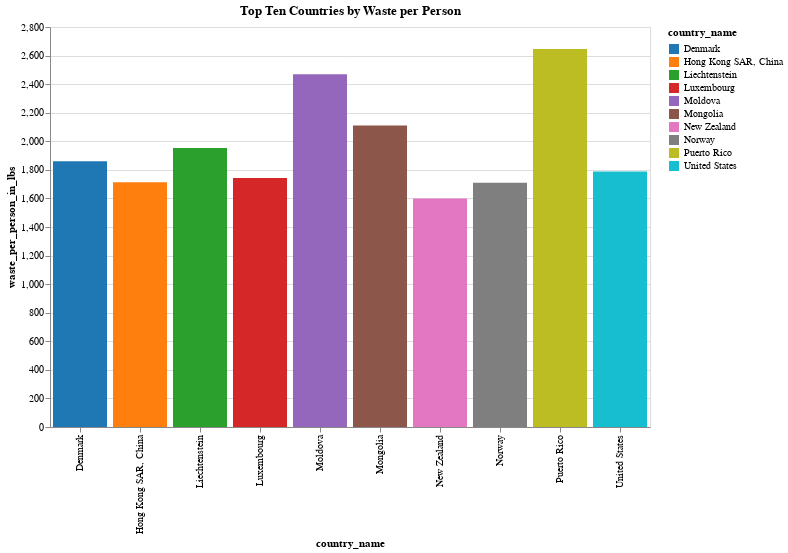

Here is the notebook cell this chart was saved with:
### Code cell
top_10 = world_df.nlargest(10, "waste_per_person_in_lbs")[["country_name", "waste_per_person_in_lbs"]]

# Build the line chart
chart = alt.Chart(top_10).mark_bar().encode(
    x='country_name:N',
    y='waste_per_person_in_lbs:Q',
    color=alt.Color('country_name:N', scale=alt.Scale(scheme='category10')),
    text=alt.Text('waste_per_person_in_lbs:Q', format='.1f')

).properties(
    title='Top Ten Countries by Waste per Person',
    width=600,
    height=400
)

chart

### Figure 1 — Vega-Lite specification as saved in the notebook (floating-point values rounded to 4 significant figures)
{"$schema": "https://vega.github.io/schema/vega-lite/v4.17.0.json", "config": {"view": {"continuousHeight": 300, "continuousWidth": 400}}, "data": {"name": "data-a46d82c51b71c7025b0624792fd11273"}, "datasets": {"data-a46d82c51b71c7025b0624792fd11273": [{"country_name": "Puerto Rico", "waste_per_person_in_lbs": 2647.0}, {"country_name": "Moldova", "waste_per_person_in_lbs": 2469.0}, {"country_name": "Mongolia", "waste_per_person_in_lbs": 2111.0}, {"country_name": "Liechtenstein", "waste_per_person_in_lbs": 1953.0}, {"country_name": "Denmark", "waste_per_person_in_lbs": 1860.0}, {"country_name": "United States", "waste_per_person_in_lbs": 1789.0}, {"country_name": "Luxembourg", "waste_per_person_in_lbs": 1743.0}, {"country_name": "Hong Kong SAR, China", "waste_per_person_in_lbs": 1713.0}, {"country_name": "Norway", "waste_per_person_in_lbs": 1710.0}, {"country_name": "New Zealand", "waste_per_person_in_lbs": 1599.0}]}, "encoding": {"color": {"field": "country_name", "scale": {"scheme": "category10"}, "type": "nominal"}, "text": {"field": "waste_per_person_in_lbs", "format": ".1f", "type": "quantitative"}, "x": {"field": "country_name", "type": "nominal"}, "y": {"field": "waste_per_person_in_lbs", "type": "quantitative"}}, "height": 400, "mark": "bar", "title": "Top Ten Countries by Waste per Person", "width": 600}
